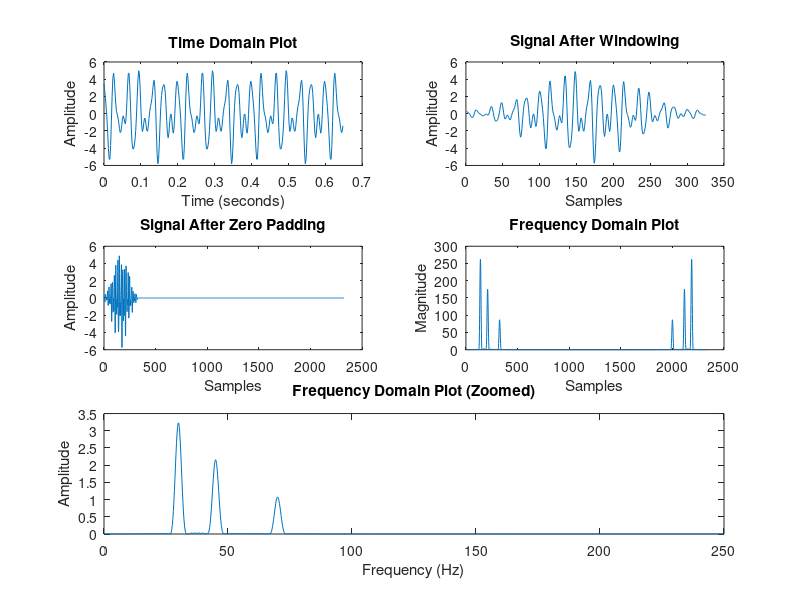

Here is the MATLAB script that generated this plot: (Note: this script raises an error after producing the figure.)
close; clear; clc;
fs = 500; %Sampling Frequency (Hz)
duration = 0.65; %Duration (Seconds)

N = fs*duration; %Total number of samples
t = 0:1/fs:duration-1/fs; % Time Vector

a1 = 3; f1 = 30; phi1 = 0.6;
a2 = 2; f2 = 45; phi2 = -0.8;
a3 = 1; f3 = 70; phi3 = 2;

s1 = a1*cos(2*pi*f1*t + phi1);
s2 = a2*cos(2*pi*f2*t + phi2);
s3 = a3*cos(2*pi*f3*t + phi3);

s = s1 + s2 + s3;


    % Create a single figure
    figure

    % Plot 1: Time Domain Plot
    subplot(3,2,1)
    plot(t,s)
    xlabel('Time (seconds)');
    ylabel('Amplitude');
    title('Time Domain Plot')

    % Plot 2: Signal After Windowing
    s_windowed = s.*hamming(length(s))'; % assuming N is defined somewhere
    subplot(3,2,2)
    plot(s_windowed)
    xlabel('Samples');
    ylabel('Amplitude');
    title('Signal After Windowing')

    % Plot 3: Signal After Zero Padding
    s_padded = [s_windowed zeros(1,2000)];
    subplot(3,2,3)
    plot(s_padded);
    xlabel('Samples');
    ylabel('Amplitude');
    title('Signal After Zero Padding')

    % Plot 4: Frequency Domain Plot
    S = fft(s_padded);
    subplot(3,2,4)
    plot(abs(S))
    xlabel('Samples');
    ylabel('Magnitude');
    title('Frequency Domain Plot')

    % Plot 5: Frequency Domain Plot (Zoomed)
    S_OneSide = S(1:length(S)/2);
    f = fs*(0:length(S)/2-1)/length(S);
    S_meg = abs(S_OneSide)/(length(s)/4);
    subplot(3,2,[5,6])
    plot(f,S_meg)
    xlabel('Frequency (Hz)');
    ylabel('Amplitude');
    title('Frequency Domain Plot (Zoomed)')


phase1 = angle(S_OneSide(f1*duration+1));
phase2 = angle(S_OneSide(f2*duration+1));
phase3 = angle(S_OneSide(f3*duration+1));
